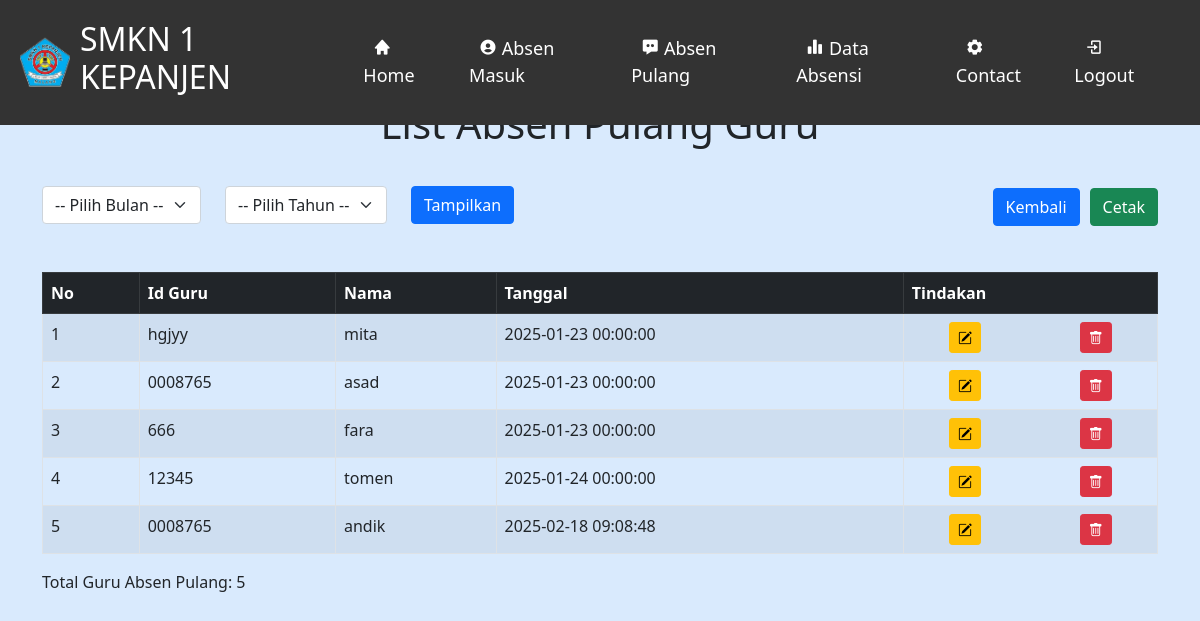
The app's page /LIST-P-GURU.php (signed in) with its own data.
### tables this page shows
CREATE TABLE `tb_guru2` (
  `id` int NOT NULL,
  `id_guru` varchar(225) NOT NULL,
  `nama` varchar(225) NOT NULL,
  `tanggal_waktu` datetime NOT NULL
);

### LIST-P-GURU.php (the view, shortened to what this page needs)
<?php include("conn.php");
?>
<!DOCTYPE html>
<html lang="en">
<head>
  <link href='https://unpkg.com/boxicons@2.1.4/css/boxicons.min.css' rel='stylesheet'>
  <link href="https://cdn.jsdelivr.net/npm/bootstrap@5.0.2/dist/css/bootstrap.min.css" rel="stylesheet"
>
      <link rel="stylesheet" href="https://cdn.jsdelivr.net/npm/bootstrap-icons@1.5.0/font/bootstrap-icons.css">
</head>
<body>
    <nav>
    <div class="logo">
      <img src="kanesa.png" width="50px" height="50px">
      <h2>SMKN 1 KEPANJEN</h2>
    </div>
    <ul>
      <li><a href="index.php"><i class='bx bxs-home'></i> Home</a></li>
      <li><a href="absenmasuk.php"><i class='bx bxs-user-circle'></i> Absen Masuk</a></li>
      <li><a href="absenpulang.php"><i class='bx bxs-message-dots'></i> Absen Pulang</a></li>
      <li><a href="datasiswa.php"><i class='bx bxs-bar-chart-alt-2'></i> Data Absensi</a></li>
      <li><a href="contact.php"><i class='bx bxs-cog'></i> Contact</a></li>
      <li><a href="logout.php"><i class='bx bx-log-in'></i> Logout</a></li>
    </ul>
  </nav>
        <header class="form-control">
            <h1>List Absen Pulang Guru</h1>
        </header>
        <div class="container">
            <div class="button-container">  <a href="datasiswa.php" class="btn btn-primary btn-md">Kembali</a>
                <a href="CETAK-P-GURU.php" class="btn btn-success">Cetak</a>
            </div>
            <form method="GET" action="">
                <div class="row mb-3">
                    <div class="col-auto">
                        <select class="form-select" name="bulan">
                            <option value="">-- Pilih Bulan --</option>
                        </select>
                    </div>
                    <div class="col-auto">
                        <select class="form-select" name="tahun">
                            <option value="">-- Pilih Tahun --</option>
                        </select>
                    </div>
                    <div class="col-auto">
                        <button type="submit" class="btn btn-primary">Tampilkan</button>
                    </div>
                </div>
            </form>
            <table class="table table-striped table-hover table-bordered mt-5">
                <thead class="table-dark">
                    <tr>
                        <th>No</th>
                        <th>Id Guru</th>
                        <th>Nama</th>
                        <th>Tanggal</th>
                        <th>Tindakan</th>
                    </tr>
                </thead>
                <tbody>
            <?php
            $i = 1;
            $sql = "SELECT tb_guru2.*, master_jadwal.jam_masuk
                        FROM tb_guru2
                        LEFT JOIN master_jadwal ON DAYNAME(tb_guru2.tanggal_waktu) = master_jadwal.hari";
            $query = mysqli_query($conn, $sql);
            if ($query) {
                while ($siswa = mysqli_fetch_array($query)) :
                    ?>
                            <tr>
                                <td><?php echo $i ?></td>
                                <td><?php echo $siswa['id_guru'] ?></td>
                                <td><?php echo $siswa['nama'] ?></td>
                                <td><?php echo $siswa['tanggal_waktu'] ?></td>
                                <td>
                                    <div class='row'>
                                        <div class='col d-flex justify-content-center'>
                                            <a href="EDIT-P-GURU.php?id=<?php echo $siswa['id'] ?>" class='btn btn-sm btn-warning'>
                                                <i class="bi bi-pencil-square"></i>
                                            </a>
                                        </div>
                                        <div class='col d-flex justify-content-center'>
                                            <a href="HAPUS-P-GURU.php?id=<?= $siswa['id']; ?>" onclick="return confirm('apakah anda yakin?');" class='btn btn-sm btn-danger'>
                                                <i class="bi bi-trash"></i>
                                            </a>
                                        </div>
                                    </div>
                                </td>
                            </tr>
                            <?php $i++;
                        endwhile;
                    } else {
                        echo "<tr><td colspan='9'>Error: " . mysqli_error($conn) . "</td></tr>";
                    }
                    ?>
                </tbody>
            </table>
            <p>Total Guru Absen Pulang:
                <?php echo mysqli_num_rows($query) ?>
            </p>
        </div>
</body>
</html>

### LIST-P-GURU.php (style rules this page uses)
nav { background-color: #333; color: white; padding: 20px; top:0px; display: flex; justify-content: space-between; align-items: center; position: fixed; width: 100%; z-index: 100; }
nav ul { list-style: none; margin: 10px; padding: 2px; display: flex; }
nav li { margin-left: 20px; font-size: large; }
nav a { color: white; text-decoration: none; padding: 5px 10px; border-radius: 5px; transition: background-color 0.5s ease; }
.logo { display: flex; align-items: center; }
.logo img { margin-right: 10px; }
.button-container { display: flex; justify-content: flex-end; margin-top: 80px; margin-bottom: -40px; }
.button-container .btn { margin-left: 10px; }
.form-control { border: none; background-color: transparent; padding: 0; margin-top: 100px; margin-bottom: 20px; text-align: center; }
.form-control h1 { margin-bottom: -40px; }
body { background-color:#D9EAFD; }

### records on screen
tb_guru2: id_guru "hgjyy", nama "mita", tanggal_waktu "2025-01-23 00:00:00"
tb_guru2: id_guru "0008765", nama "asad", tanggal_waktu "2025-01-23 00:00:00"
tb_guru2: id_guru "666", nama "fara", tanggal_waktu "2025-01-23 00:00:00"
tb_guru2: id_guru "12345", nama "tomen", tanggal_waktu "2025-01-24 00:00:00"
tb_guru2: id_guru "0008765", nama "andik", tanggal_waktu "2025-02-18 09:08:48"

### other values on screen
mysqli_num_rows($query) "5"
